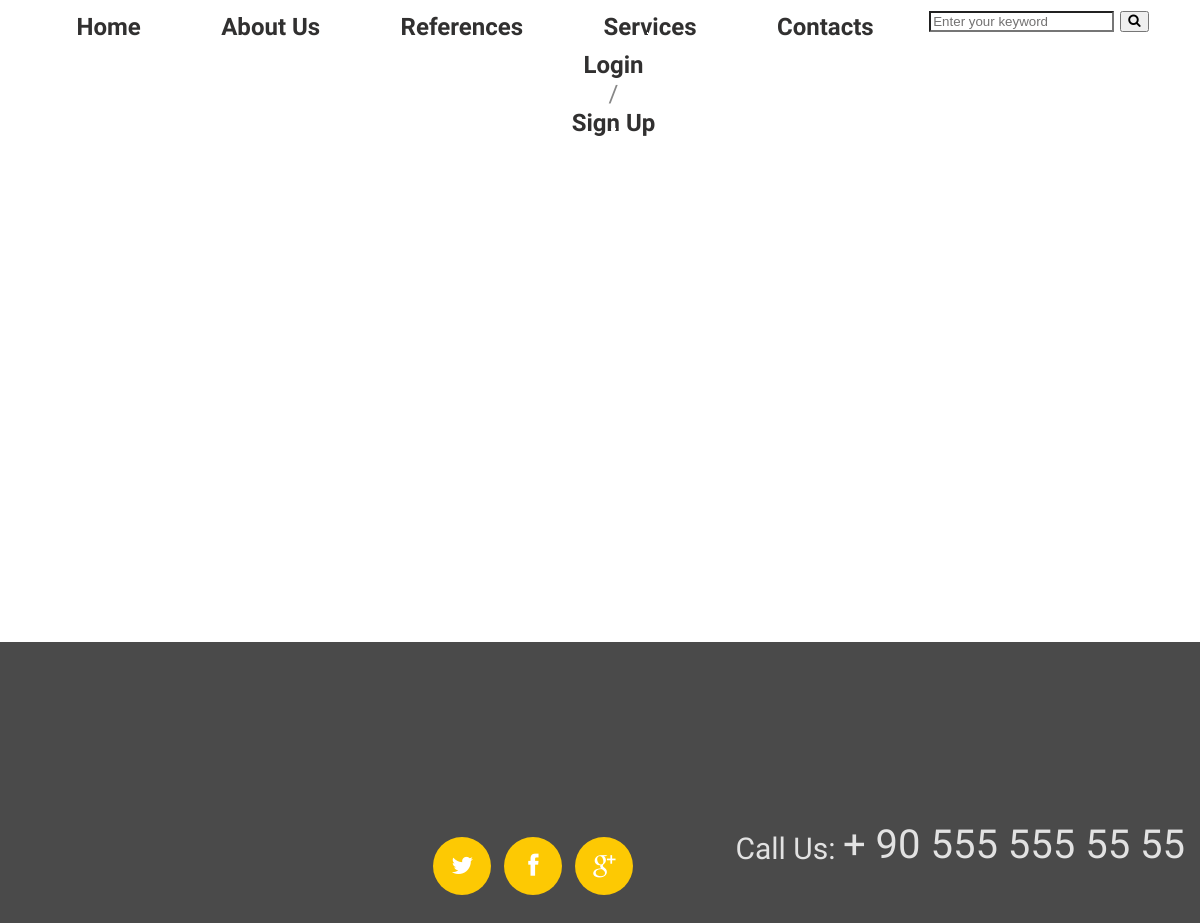
Page /faq/ on the earlier database version.
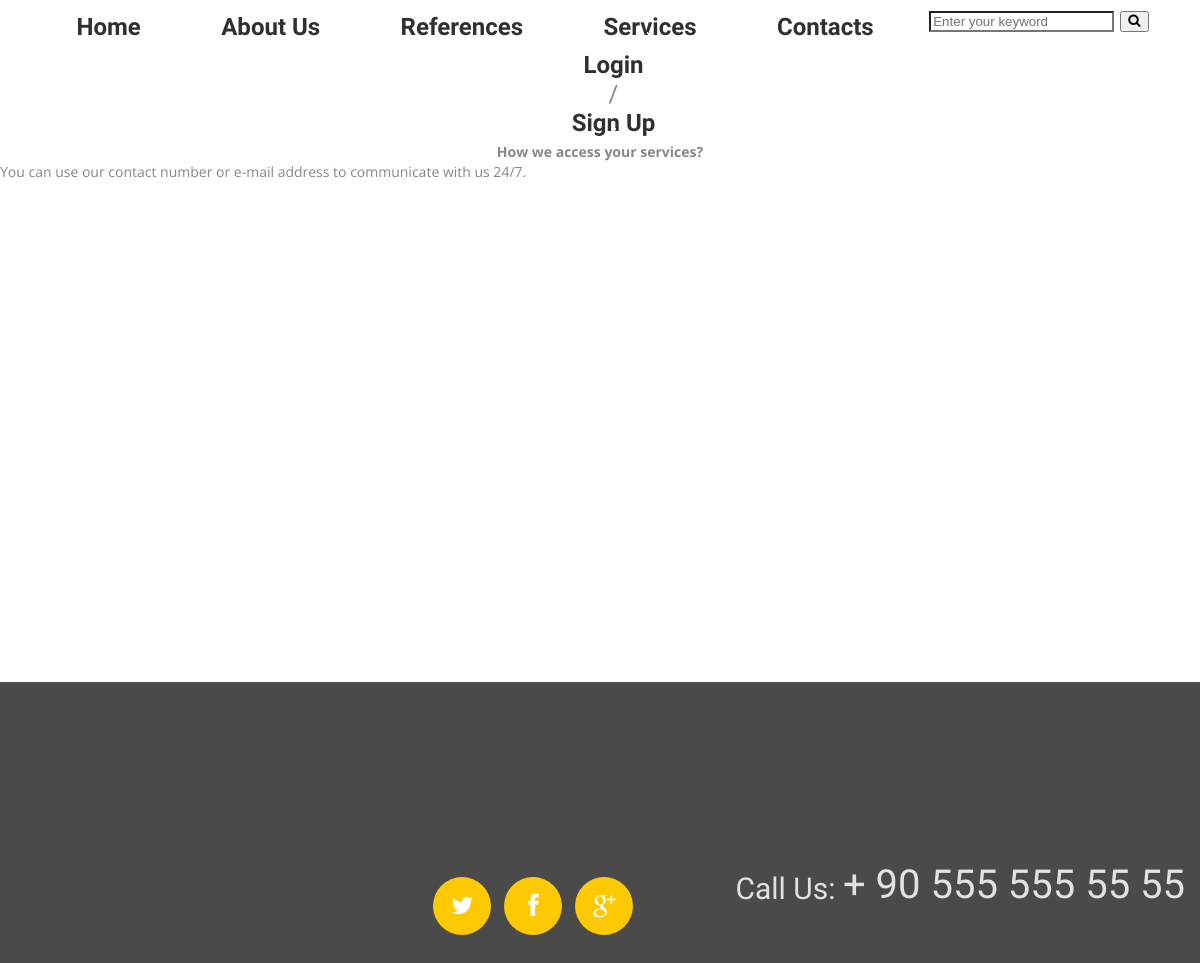
Same page on the later database version.
### home/models.py (models this page shows, shortened)
class FAQ(models.Model):
     STATUS = (
        ('True', 'Evet'),
        ('FALSE', 'HAYIR'),
        )
     reservationnumber = models.IntegerField()
     question = models.CharField(max_length=150)
     answer = models.TextField()
     status = models.CharField(max_length=10, choices=STATUS)
     created_at = models.DateTimeField(auto_now_add=True)
     updated_at = models.DateTimeField(auto_now=True)

### home/views.py (the view)
# urls.py: path('faq/', views.faq, name='faq'),
def faq(request):
    category = Category.objects.all()
    faq = FAQ.objects.all().order_by('reservationnumber')
    context = {
        'category': category,
        'faq': faq,
    }
    return render(request, 'faq.html', context)

### home/templates/faq.html (shortened to what this page needs)
{% extends "homebase.html" %}
{% block content %}
<div class="content">
	<div class="container" style="background: white; padding-bottom: 500px">
		<div class="row">
			<table cellpadding="5" width="1200">
				{% for rs in faq %}
					<tr>
						<th> {{rs.question}} </th>
					</tr>
					<tr>
						 <td> {{rs.answer}} </td>
					</tr>
				{% endfor %}
			</table>
		</div>
	</div>
</div>
{% endblock %}

Differences in the rows shown:
added FAQ: question "How we access your services?", answer "You can use our contact number or e-mail address to communicate with us 24/7."
